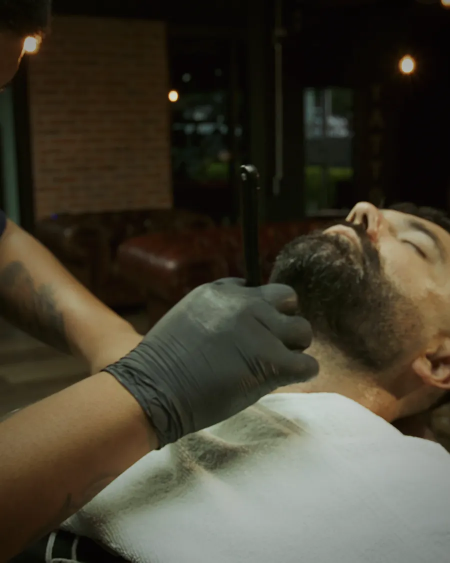
#> input picture assets/img/barbierit.webp, 900 x 1125 px (shown at 1/2 size)
$ python -i reframe.py   (imports and definitions only)
#> lines starting #> are read from the running program, lines starting #| are printed output that depends on the picture
### .claude/skills/video-editor/scripts/vcommon.py
"""Shared helpers for the video-editor skill scripts (ffmpeg/ffprobe wrappers, media info,
formats, safe zones, Romanian text fixes, models, fonts, loudness measurement).

Every CLI script in this folder imports this module; run the scripts with python3 from anywhere
(the script's own folder is on sys.path automatically).
"""
from __future__ import annotations

import hashlib
import json
import os
import re
import shutil
import subprocess
import sys
import unicodedata
import urllib.request
from fractions import Fraction

SKILL_DIR = os.path.dirname(os.path.dirname(os.path.abspath(__file__)))
ASSETS = os.path.join(SKILL_DIR, "assets")
CACHE = os.path.join(os.path.expanduser("~"), ".cache", "video-editor")

# --------------------------------------------------------------------------- errors / running


class EditError(SystemExit):
    """Clean, user-facing failure (no traceback)."""

    def __init__(self, msg: str):
        super().__init__(f"ERROR: {msg}")


def log(*a):
    print(*a, file=sys.stderr, flush=True)


def need_bin(name: str):
    if not shutil.which(name):
        raise EditError(f"'{name}' not found on PATH (install ffmpeg >= 6).")


# [17 lines left out: functions run, run_bytes, not called in this run]


def ffmpeg_cmd(*args):
    return ["ffmpeg", "-nostdin", "-hide_banner", "-v", "error", "-y", *args]


# --------------------------------------------------------------------------- probing

NOMINAL = [23.976, 24, 25, 29.97, 30, 47.952, 48, 50, 59.94, 60, 120]


# [92 lines left out: functions frac, snap_fps, ffprobe_json, media_info, not called in this run]


# --------------------------------------------------------------------------- formats / safe zones

FORMATS = {  # name: (W, H, platform-for-safe-zone)
    "reels": (1080, 1920, "reels"), "tiktok": (1080, 1920, "tiktok"), "shorts": (1080, 1920, "shorts"),
    "vertical": (1080, 1920, "universal"), "youtube": (1920, 1080, "youtube"), "landscape": (1920, 1080, "youtube"),
    "square": (1080, 1080, "none"), "portrait": (1080, 1350, "none"), "youtube4k": (3840, 2160, "youtube"),
}

# Safe zones on a 1080x1920 canvas: (top, bottom, left, right) in px. No platform publishes an organic
# spec; these are the ad-spec / measured values from reference/platforms.md. "universal" = union of all three.
SAFE_ZONES = {
    "reels": (269, 672, 65, 65),
    "tiktok": (240, 660, 120, 120),       # + right action rail: keep x < 780 below y = 840
    "shorts": (288, 672, 48, 192),
    "universal": (290, 680, 120, 192),
    "youtube": (54, 54, 96, 96),          # 16:9 title-safe-ish (5%), only the progress bar/controls matter
    "none": (90, 90, 54, 54),             # feed formats (square / 4:5): ~5% breathing room
}


# [16 lines left out: functions canvas_for, safe_box, not called in this run]


# --------------------------------------------------------------------------- Romanian text

# cedilla forms -> comma-below; whisper sometimes emits Portuguese ã for Romanian ă
CEDILLA = str.maketrans({"ş": "ș", "ţ": "ț", "Ş": "Ș", "Ţ": "Ț", "ã": "ă", "Ã": "Ă"})


# [5 lines left out: function fix_ro, not called in this run]


def upper_ro(text: str) -> str:
    return fix_ro(text).upper()


# [24 lines left out: functions fold, assign_segments, not called in this run]


END_PUNCT = (".", "!", "?", "…")


# [69 lines left out: functions tidy_transcript, load_audio, envelope_db, speech_threshold, ebur128, not called in this run]


# --------------------------------------------------------------------------- models / fonts

MODELS = {
    "yunet": ("face_detection_yunet_2023mar.onnx",
              "https://media.githubusercontent.com/media/opencv/opencv_zoo/main/models/face_detection_yunet/face_detection_yunet_2023mar.onnx",
              "8f2383e4dd3cfbb4553ea8718107fc0423210dc964f9f4280604804ed2552fa4"),
    "rnnoise": ("rnnoise_sh.rnnn",
                "https://raw.githubusercontent.com/GregorR/rnnoise-models/master/somnolent-hogwash-2018-09-01/sh.rnnn",
                "70bb6685eb0c2a1d18e2918dca3fbfbd39317010b1802eb1b6ea73a92f3fdec0"),
}


def _sha(path):
    h = hashlib.sha256()
    with open(path, "rb") as f:
        for b in iter(lambda: f.read(1 << 20), b""):
            h.update(b)
    return h.hexdigest()


def model_path(key: str) -> str | None:
    """Bundled model (assets/models) -> cache -> download (sha256-checked). None if unavailable."""
    fname, url, sha = MODELS[key]
    for p in (os.path.join(ASSETS, "models", fname), os.path.join(CACHE, "models", fname)):
        if os.path.exists(p):
            return p
    dst = os.path.join(CACHE, "models", fname)
    os.makedirs(os.path.dirname(dst), exist_ok=True)
    try:
        log(f"downloading {key} model ...")
        urllib.request.urlretrieve(url, dst + ".part")
        if _sha(dst + ".part") != sha:
            os.unlink(dst + ".part")
            log(f"warning: {key} model checksum mismatch; skipping")
            return None
        os.replace(dst + ".part", dst)
        return dst
    except Exception as e:  # network blocked etc.
        log(f"warning: could not download {key} model ({e})")
        return None


FONT_WEIGHTS = {  # weight -> (fontconfig query, ASS Fontname, ASS Bold flag). libass resolves via fontconfig.
    "Black": ("Inter:style=Black", "Inter Black", 0),       # verified: (Inter Black, 400, 0) -> Inter-Black.otf
    "ExtraBold": ("Inter:style=ExtraBold", "Inter ExtraBold", 0),
    "Bold": ("Inter:style=Bold", "Inter", 1),
    "SemiBold": ("Inter:style=SemiBold", "Inter SemiBold", 0),
}


# [26 lines left out: functions font_for, ass_filter_path, not called in this run]


_SAFE_PATH = re.compile(r"[A-Za-z0-9/_.+-]+")


# [12 lines left out: function filter_file, not called in this run]


# --------------------------------------------------------------------------- json helpers


def load_json(path):
    with open(path, encoding="utf-8") as f:
        return json.load(f)


# [4 lines left out: function save_json, not called in this run]


def fmt_tc(t: float) -> str:
    t = max(0.0, t)
    return f"{int(t // 60):02d}:{t % 60:05.2f}"


# [21 lines left out: functions align_segments, runs_of, not called in this run]

### .claude/skills/video-editor/scripts/reframe.py
#!/usr/bin/env python3
"""Analyse a clip for reframing (e.g. 16:9 -> 9:16): face-tracked crop path -> track.json.

YuNet face detector (OpenCV, bundled model; Haar cascade fallback) sampled at --sample-fps, largest face
with continuity, median filter -> per-frame interpolation -> deadzone -> offline Gaussian smoothing (no lag).
Times are real timestamps (VFR-safe); OpenCV auto-rotates like ffmpeg so coordinates match.
render_cuts.py turns the path into an ffmpeg sendcmd-driven crop. It also stores the median face
position, used to anchor punch-in zooms on the face instead of the frame centre.

Measured: detection+smoothing ~5 s per 37 s of 1080p; deadzone 0.02*W + sigma 0.5 s tracks a moving
subject within ~10-20 px; use --deadzone 0.06 for a near-static talking head (rock-steady frame).

Examples:
  reframe.py clip.mp4 -o work/track_0.json                 # for 9:16 output
  reframe.py clip.mp4 -o t.json --target 1:1 --deadzone 0.06
  reframe.py clip.mp4 -o t.json --preview work/rf_preview.mp4
"""
import argparse
import os

# [1 line not run here, left out]
import cv2  # noqa: E402
import numpy as np

import vcommon as vc


def detect(path, sample_fps=6.0, det_w=640):
#> called with path = '../../../../assets/img/barbierit.webp', sample_fps = 6, det_w = 640
    cap = cv2.VideoCapture(path)
    if not cap.isOpened():
        raise vc.EditError(f"OpenCV cannot open {path}")
    fps = cap.get(cv2.CAP_PROP_FPS) or 30.0
    W = int(cap.get(cv2.CAP_PROP_FRAME_WIDTH))
    H = int(cap.get(cv2.CAP_PROP_FRAME_HEIGHT))
    ok, fr = cap.read()
#> fr is the input picture: shape (1125, 900, 3); mean B, G, R 49.1, 63.2, 68.4
    if ok:  # actual decoded (auto-rotated) size
        H, W = fr.shape[:2]
#> H = 1125; W = 900
    cap.set(cv2.CAP_PROP_POS_FRAMES, 0)
    scale = det_w / W
#> scale = 0.711
    dsize = (det_w, int(round(H * scale)))
#> dsize = (640, 800)
    model = vc.model_path("yunet")
    yunet = cv2.FaceDetectorYN.create(model, "", dsize, score_threshold=0.6, nms_threshold=0.3, top_k=20) if model else None
    haar = None
    if yunet is None:
        vc.log("warning: YuNet unavailable, using Haar cascade (less accurate)")
        haar = cv2.CascadeClassifier(os.path.join(cv2.data.haarcascades, "haarcascade_frontalface_default.xml"))
    step = max(1, round(fps / sample_fps))
    T, X, Y, S = [], [], [], []
    i, sampled, prev = 0, 0, None
    while True:
        if not cap.grab():
            break
        if i % step == 0:
            t = cap.get(cv2.CAP_PROP_POS_MSEC) / 1000.0
            ok, fr = cap.retrieve()
#> ok = True
            if not ok:
                break
            sampled += 1
            small = cv2.resize(fr, dsize, interpolation=cv2.INTER_AREA)
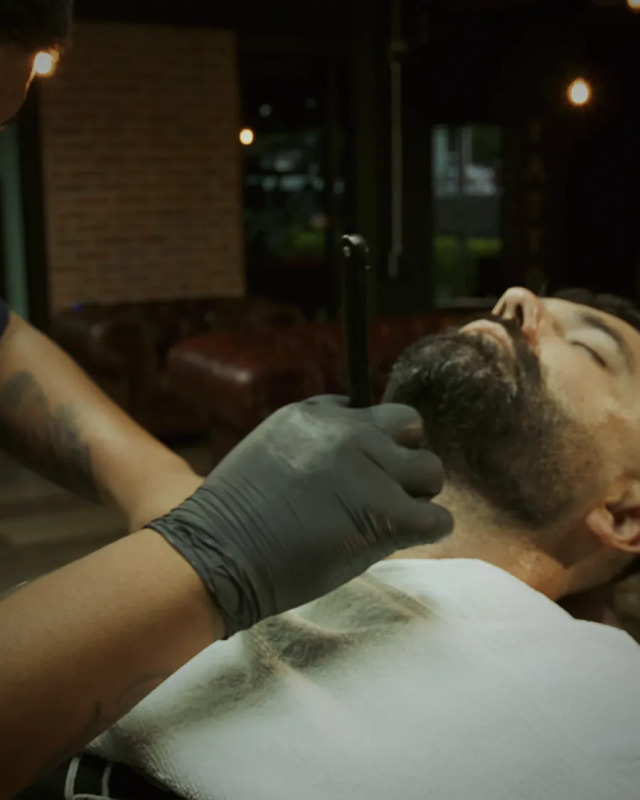
#> small: shape (800, 640, 3); mean B, G, R 49.1, 63.2, 68.4
            faces = []
            if yunet is not None:
                _, f = yunet.detect(small)
                faces = [] if f is None else [(x[0], x[1], x[2], x[3], x[14]) for x in f]
            else:
                g = cv2.cvtColor(small, cv2.COLOR_BGR2GRAY)
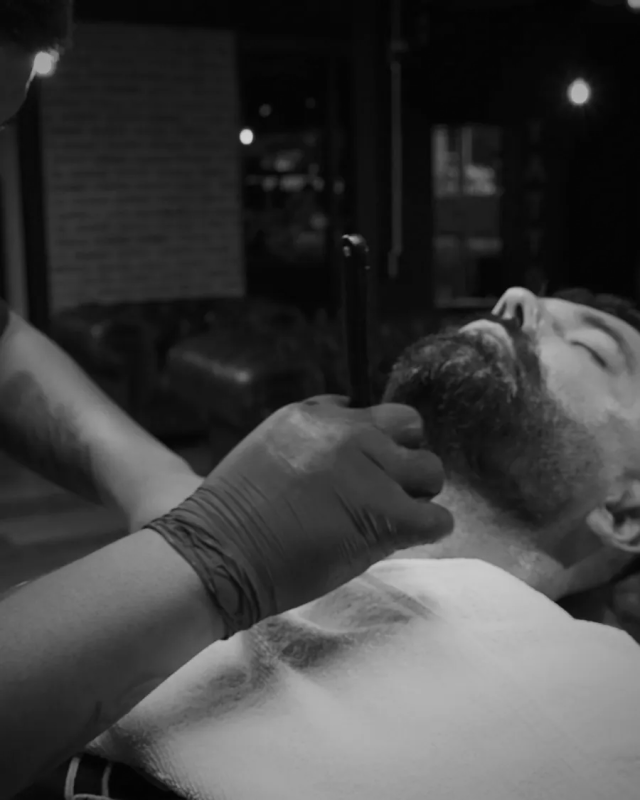
#> g: shape (800, 640); min 2, max 213, mean 63.1
                faces = [(x, y, w, h, 1.0) for x, y, w, h in haar.detectMultiScale(g, 1.1, 5, minSize=(30, 30))]
#> faces = []
            if faces:
                # [4 lines left out: function score, not called in this run]
                f = max(faces, key=score)
                cx, cy = (f[0] + f[2] / 2) / scale, (f[1] + f[3] / 2) / scale
                T.append(t); X.append(cx); Y.append(cy); S.append(f[3] / scale)
                prev = cx
        i += 1
    cap.release()
    return dict(fps=fps, W=W, H=H, frames=i, sampled=sampled, t=np.array(T), x=np.array(X), y=np.array(Y),
                s=np.array(S))


# [89 lines left out: functions smooth, main, not called in this run]


# [2 lines not run here, left out]

>>> result = detect('../../../../assets/img/barbierit.webp')

$ run again, on assets/img/contur.webp
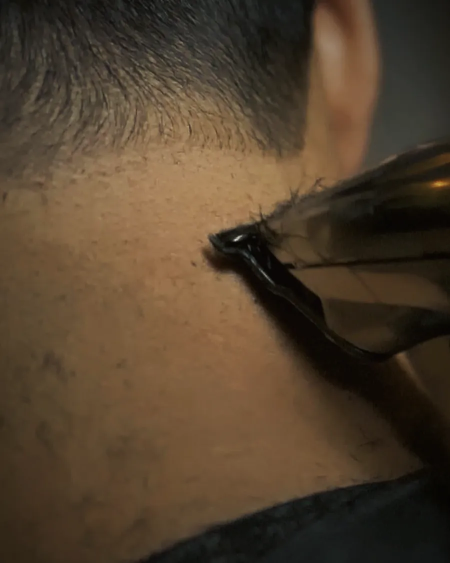
#> input picture assets/img/contur.webp, 900 x 1125 px (shown at 1/2 size)
#> in detect, fr is the input picture: shape (1125, 900, 3); mean B, G, R 45.2, 64.4, 81.4
#> ok = True
#> in detect, `small = cv2.resize(fr, dsize, interpolation=cv2.INTER_AREA)`:
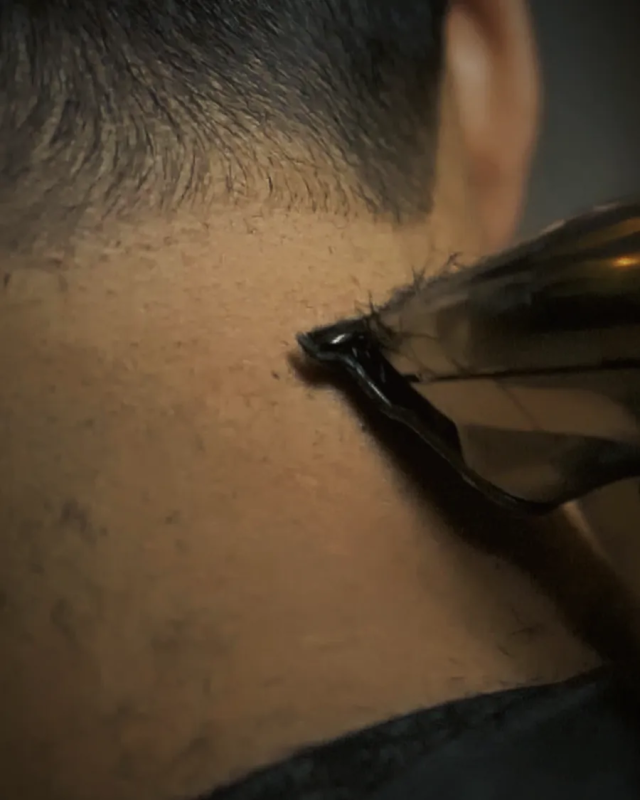
#> small: shape (800, 640, 3); mean B, G, R 45.2, 64.4, 81.4
#> in detect, `g = cv2.cvtColor(small, cv2.COLOR_BGR2GRAY)`:
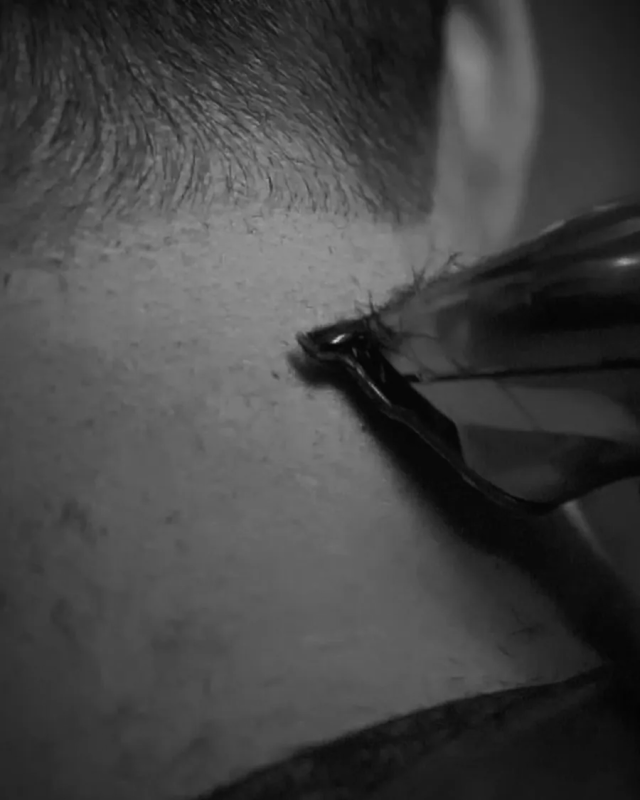
#> g: shape (800, 640); min 3, max 202, mean 67.3
#> faces = []

$ run again, on assets/img/detaliu.webp
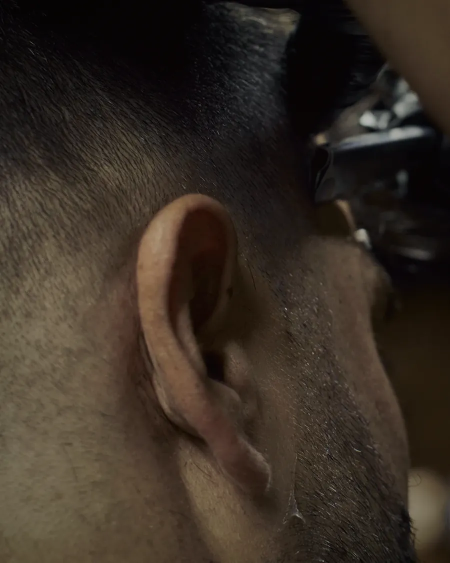
#> input picture assets/img/detaliu.webp, 900 x 1125 px (shown at 1/2 size)
#> in detect, fr is the input picture: shape (1125, 900, 3); mean B, G, R 36.3, 45.9, 55.8
#> ok = True
#> in detect, `small = cv2.resize(fr, dsize, interpolation=cv2.INTER_AREA)`:
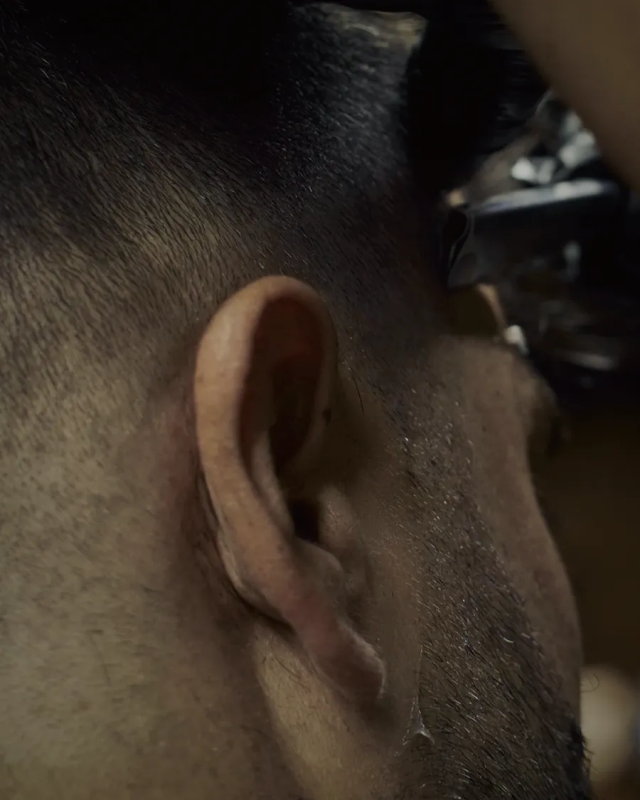
#> small: shape (800, 640, 3); mean B, G, R 36.3, 45.9, 55.8
#> in detect, `g = cv2.cvtColor(small, cv2.COLOR_BGR2GRAY)`:
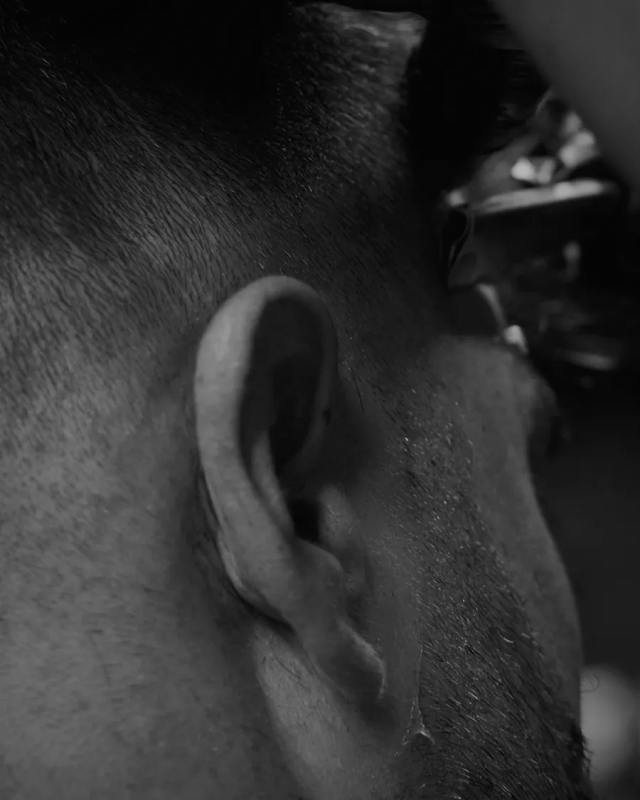
#> g: shape (800, 640); min 1, max 183, mean 47.7
#> faces = []

$ run again, on assets/img/fade.webp
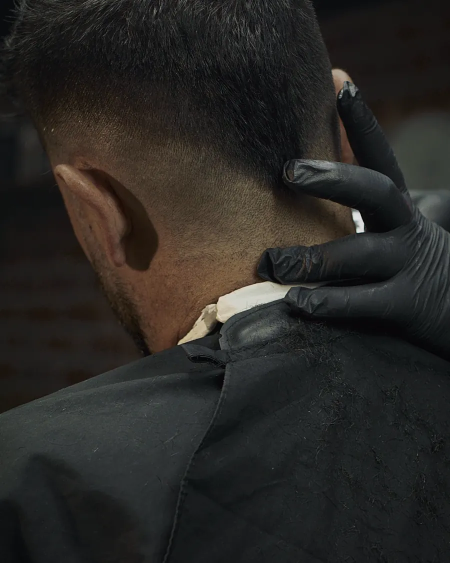
#> input picture assets/img/fade.webp, 900 x 1125 px (shown at 1/2 size)
#> in detect, fr is the input picture: shape (1125, 900, 3); mean B, G, R 36.5, 39.4, 41
#> ok = True
#> in detect, `small = cv2.resize(fr, dsize, interpolation=cv2.INTER_AREA)`:
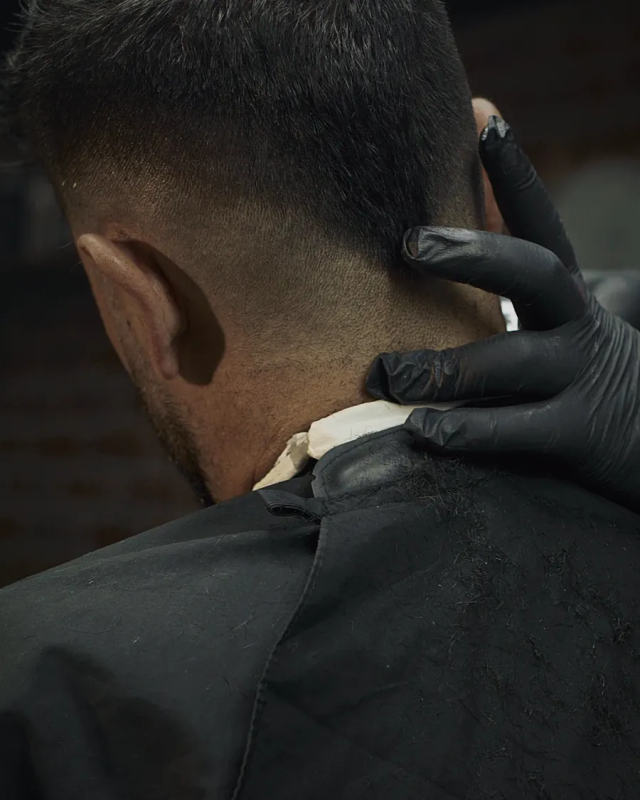
#> small: shape (800, 640, 3); mean B, G, R 36.5, 39.4, 41
#> in detect, `g = cv2.cvtColor(small, cv2.COLOR_BGR2GRAY)`:
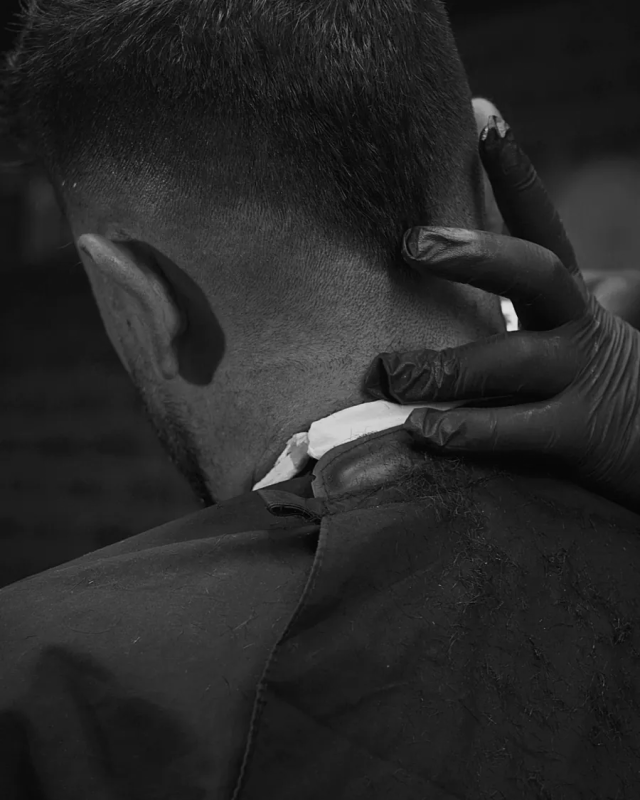
#> g: shape (800, 640); min 2, max 229, mean 39.6
#> faces = []
